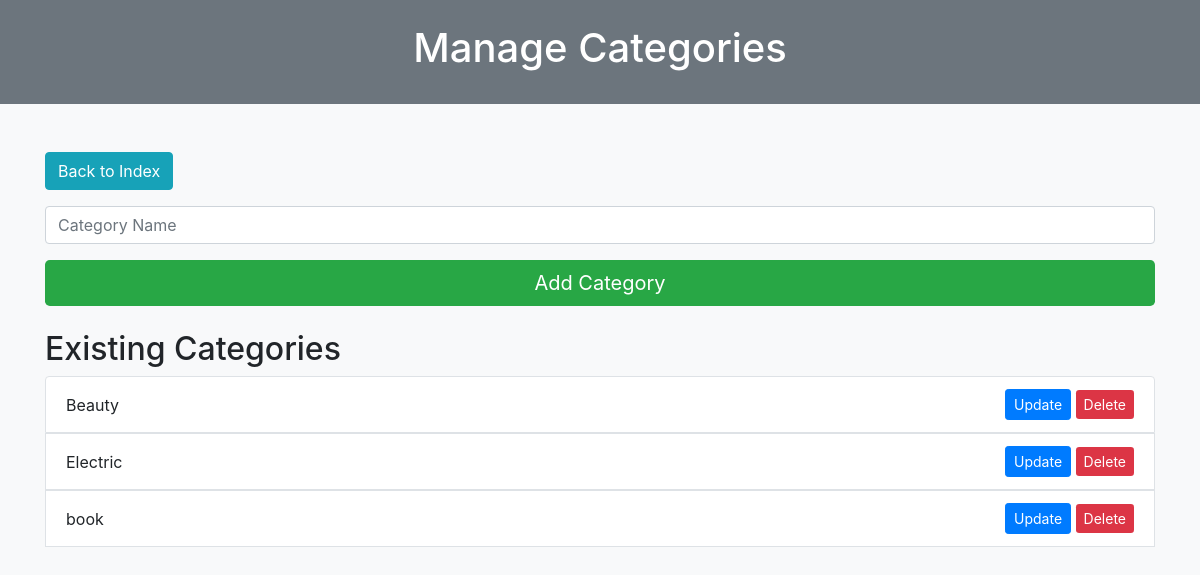
/admin/manage_categories.php (signed in), run on the app's committed database.
### tables this page shows
CREATE TABLE `categories` (
  `id` int(11) NOT NULL,
  `name` varchar(100) NOT NULL
);

### admin/manage_categories.php (the view, shortened to what this page needs)
<?php
include '../includes/db.php';
$result = $mysqli->query("SELECT * FROM categories");
$categories = $result->fetch_all(MYSQLI_ASSOC);
?>
<!DOCTYPE html>
<html lang="en">
<head>
    <link rel="stylesheet" href="https://stackpath.bootstrapcdn.com/bootstrap/4.5.2/css/bootstrap.min.css">
</head>
<body>
<header class="text-white text-center p-4">
    <h1>Manage Categories</h1>
</header>
<div class="container mt-5">
    <a href="index.php" class="btn btn-info mb-3">Back to Index</a>
    <form method="POST" class="mb-3">
        <div class="form-group">
            <input type="text" name="name" class="form-control" required placeholder="Category Name">
        </div>
        <button type="submit" name="add_category" class="btn btn-success btn-lg btn-block">Add Category</button>
    </form>
    <h2 class="mt-4">Existing Categories</h2>
    <ul class="list-group">
        <?php foreach ($categories as $category): ?>
            <li class="list-group-item d-flex justify-content-between align-items-center">
                <?php echo htmlspecialchars($category['name']); ?>
                <form method="POST" class="mb-0">
                    <button type="button" class="btn btn-primary btn-sm" data-toggle="modal" data-target="#updateModal<?php echo $category['id']; ?>">Update</button>
                    <button type="submit" name="delete_category" class="btn btn-danger btn-sm">Delete</button>
                </form>
            </li>
        <?php endforeach; ?>
    </ul>
</div>
</body>
</html>

### admin/manage_categories.php (style rules this page uses)
body { background-color: #f8f9fa; }
header { background-color: #6c757d; }
.btn-success { background-color: #28a745; border: none; }
.btn-danger { background-color: #dc3545; border: none; }
.list-group-item { background-color: #ffffff; border: 1px solid #dee2e6; }

### data on the page
categories: name "Beauty"
categories: name "Electric"
categories: name "book"
